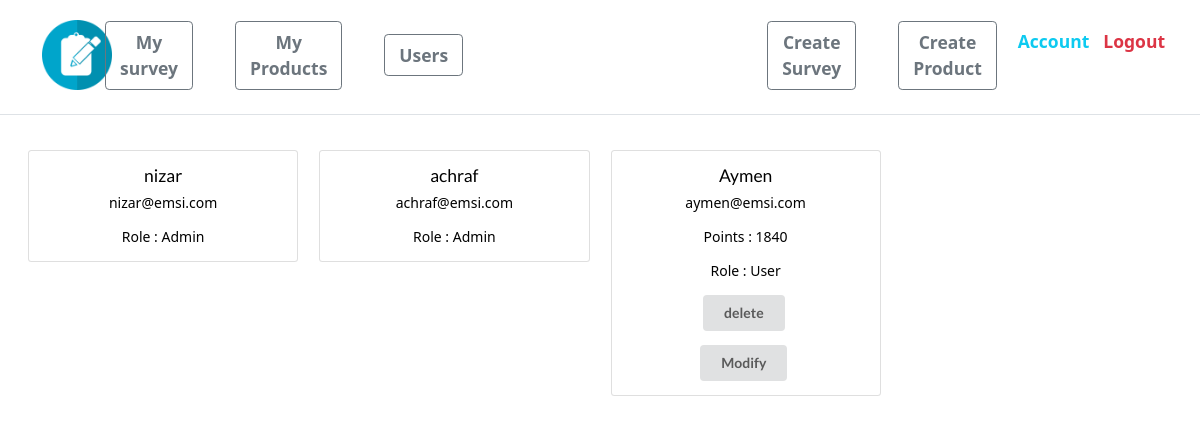
The app's page /user_list/ (signed in), older data.
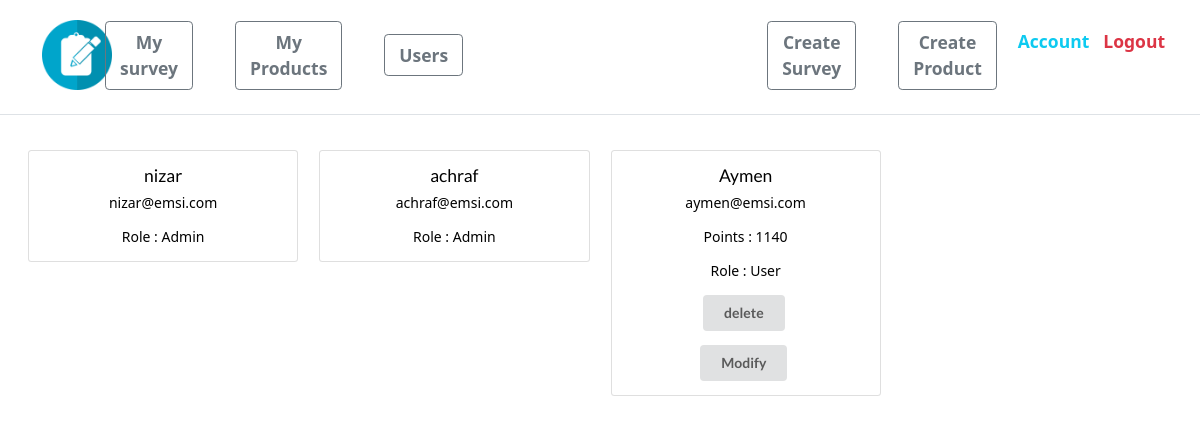
The same page, newer data.
### account/models.py (models this page shows, shortened)
class Account(AbstractBaseUser):
    email = models.EmailField(verbose_name="email", max_length=60, unique=True)
    username = models.CharField(max_length=30, unique=True)
    date_joined = models.DateTimeField(
        verbose_name='date joined', auto_now_add=True)
    last_login = models.DateTimeField(verbose_name='last login', auto_now=True)
    is_admin = models.BooleanField(default=False)
    is_active = models.BooleanField(default=True)
    is_staff = models.BooleanField(default=False)
    is_superuser = models.BooleanField(default=False)
    points = models.IntegerField(default=0)
    USERNAME_FIELD = 'email'
    REQUIRED_FIELDS = ['username']
    objects = MyAccountManager()

### account/views.py (the view)
# urls.py: path('user_list/', user_list, name='user_list'),
@login_required
def user_list(request):
    if request.user.is_admin:
        users = Account.objects.all()
        return render(request, "account/user_list.html", {"users": users})
    else:
        return redirect("surveys")

### account/templates/account/user_list.html (shortened to what this page needs)
{% extends 'base.html' %}
{% load static %}
{% block content %}
<body class="text-center text-black ">
<div class="cover-container d-flex w-100 h-100 p-3 mx-auto flex-column">
    <main class="px-3">
        {% if users %}
        <div class="row">
            {% for user in users %}
                  <div class="col-sm-3 ">
                      <div class="card">
                          <div class="card-body">
                                <h5 class="card-title">{{ user.username }}</h5>
                                <p class="card-text">{{ user.email }}</p>
                                {% if user.is_admin %}
                                <p class="card-text"> Role : Admin</p>
                                {% elif user.is_superuser %}
                                <p class="card-text"> Role : Superuser</p>
                                <form method="post" action="{% url 'user_delete' user.pk %}" style="display: inline-block;">
                                    {% csrf_token %}
                                    <button class=" ui button">delete</button>
                                </form>
                                {% else %}
                                <p class="card-text"> Points : {{ user.points }}</p>
                                <p class="card-text"> Role : User</p>
                                <form method="post" action="{% url 'user_delete' user.pk %}" style="display: inline-block;">
                                    <button class=" ui button">delete</button>
                                </form>
                                <form method="post" action="{% url 'user_update' user.pk %}" style="display: inline-block;">
                                    <button class=" ui button mt-3">Modify</button>
                                </form>
                                {% endif %}
                          </div>
                      </div>
                  </div>
            {% endfor %}
        </div>
        {% else %}
          <p>Aucun produit</p>
        {% endif %}
</div>
</body>
{% endblock content %}

Row changes from the older to the newer data that the page shows:
changed Account "Aymen": points "1840" → "1140"
